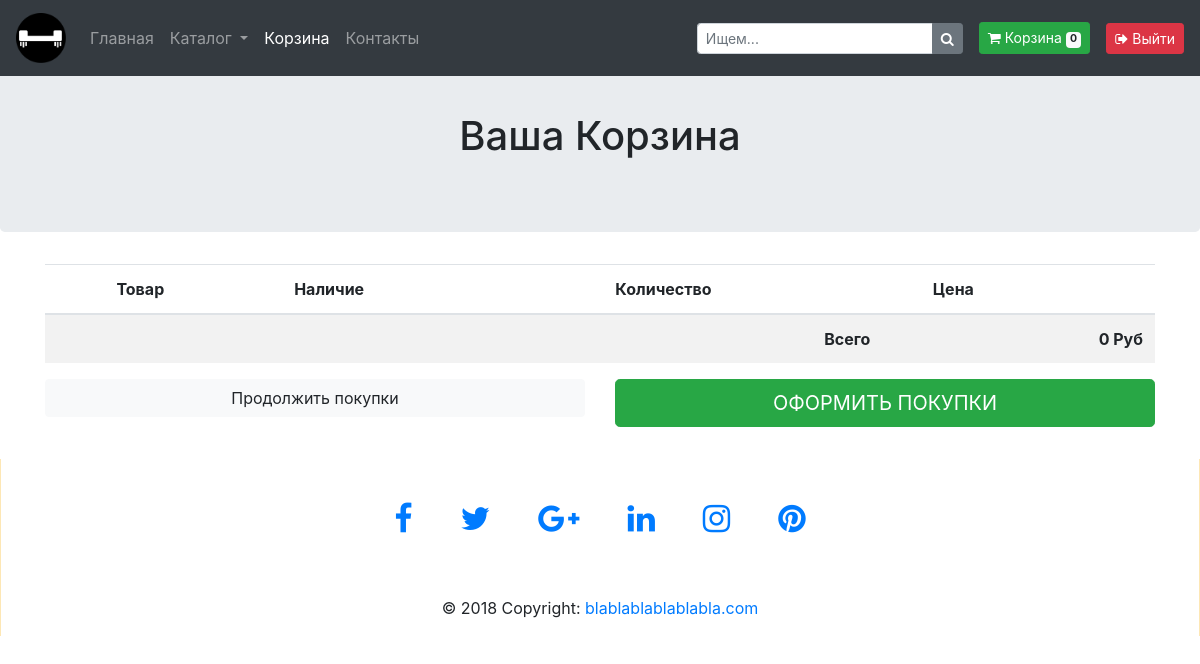
The page /basket/ (signed in) on the database as committed earlier.
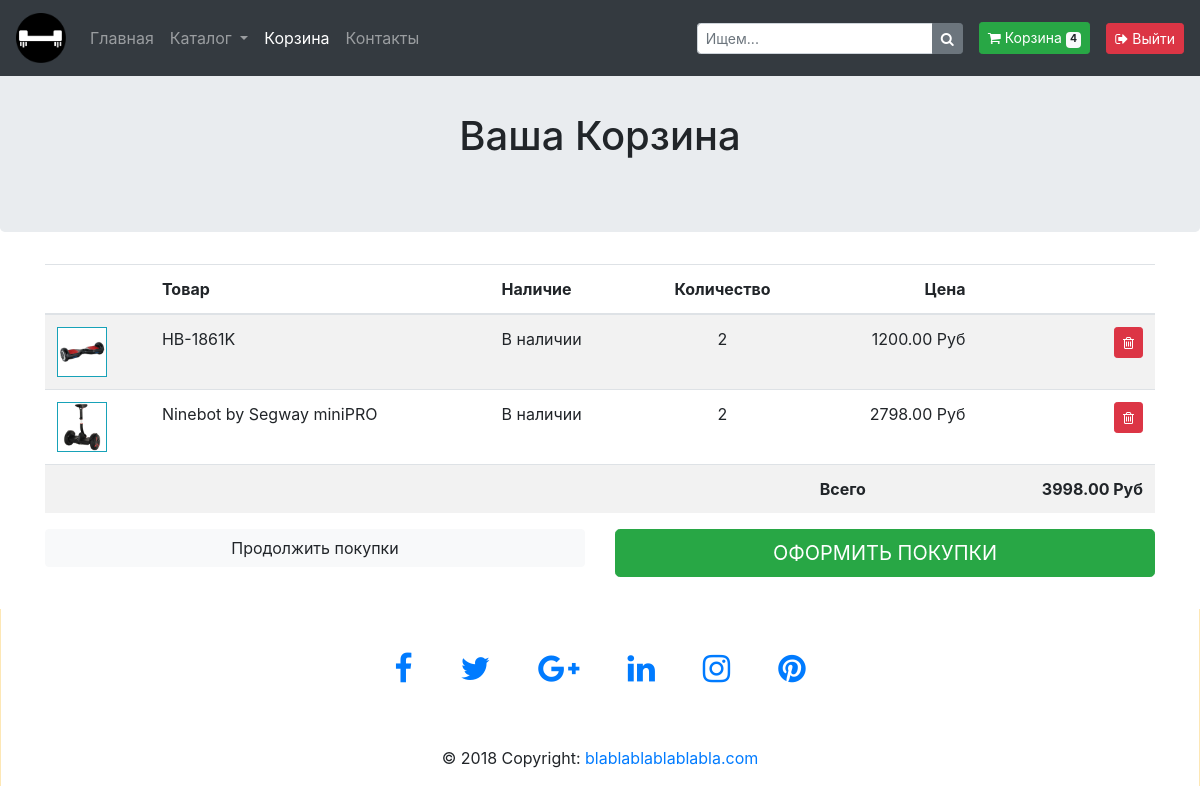
The same page on the database as committed later.
### basketapp/models.py (models this page shows)
class Basket(models.Model):
    product = models.ForeignKey(Catalogue, on_delete=models.CASCADE, related_name='basket')
    user = models.ForeignKey(settings.AUTH_USER_MODEL, on_delete=models.CASCADE)
    quantity = models.PositiveIntegerField(verbose_name='количество', default=0)
    add_datetime = models.DateTimeField(verbose_name='время', auto_now_add=True)
    def _get_total_quantity(self):
        _items = Basket.objects.filter(user=self.user)
        return sum(list(map(lambda x: x.quantity, _items)))
    def _get_total_price(self, old=False):
        _items = Basket.objects.filter(user=self.user)
        if old:
            _total_price = sum(list(map(lambda x: x.product.old_price * x.quantity, _items)))
        else:
            _total_price = sum(list(map(lambda x: x.product.price * x.quantity, _items)))
        return _total_price
    def _get_total_old_price(self):
        temp = self._get_total_price(old=True)
        if not temp:
            temp = self._get_total_price()
        return temp
    total_quantity = property(_get_total_quantity)
    total_price = property(_get_total_price)
    total_old_price = property(_get_total_old_price)

### authapp/models.py (models this page shows)
class ShopUser(AbstractUser):
    profile_pic = models.ImageField(verbose_name='изображение профиля', upload_to='profiles_pic', blank=True)
    age = models.PositiveSmallIntegerField(verbose_name='возраст')

### mainapp/models.py (models this page shows, shortened)
class Catalogue(models.Model):
    category = models.ForeignKey(ProductCategory, on_delete=models.CASCADE)
    name = models.CharField(verbose_name="Название продукта", max_length=200, unique=True)
    image = models.ImageField(verbose_name="Изображение продукта", upload_to='products_images', blank=True)
    short_desc = models.CharField(verbose_name="Краткое описание", max_length=60, blank=True)
    description = models.TextField(verbose_name="Детальное описание", blank=True)
    price = models.DecimalField(verbose_name="Текущая цена", max_digits=8, decimal_places=2, default=0)
    old_price = models.DecimalField(verbose_name="Старая цена", max_digits=8, decimal_places=2, default=0)
    sale = models.PositiveIntegerField(verbose_name="Скида", default=0)
    new_product = models.BooleanField(verbose_name="Новый товар", default=False)
    storage = models.PositiveIntegerField(verbose_name="Остатки на складе", default=0)

### basketapp/views.py (the view)
# urls.py: path('', basket, name='main'),
def basket(request):
    context = {
        'title': 'корзина'
    }
    context.update(get_cart(request))
    return render(request, 'basketapp/basket.html', context)

### basketapp/templatetags/mult.py (called while the page is built)
@register.simple_tag()
def multiply(qty, unit_price, *args, **kwargs):
    return qty * unit_price

### basketapp/views.py (called while the page is built)
def get_cart(request):
    cart = []
    if request.user.is_authenticated:
        cart = Basket.objects.filter(user=request.user)
    common_data.update({'cart': cart})
    return common_data

### basketapp/templates/basketapp/basket.html (shortened to what this page needs)
{% extends 'mainapp/base.html' %}
{% load staticfiles %}
{% load mult %}
{% block mainsite %}
{% include 'mainapp/include/inc__navigation_menu.html/'%}
<br>
<br>
<section class="jumbotron text-center">
    <div class="container">
        <h1 class="jumbotron-heading">Ваша Корзина</h1>
    </div>
</section>
<div class="container mb-4">
    <div class="row">
        <div class="col-12">
            <div class="table-responsive">
                <table class="table table-striped">
                    <thead>
                    <tr>
                        <th scope="col"></th>
                        <th scope="col">Товар</th>
                        <th scope="col">Наличие</th>
                        <th scope="col" class="text-center">Количество</th>
                        <th scope="col" class="text-right">Цена</th>
                        <th></th>
                    </tr>
                    </thead>
                    <tbody>
                    {% for item in cart %}
                    <tr>
                        <td><img class="border border-info" style="height: 50px" src="/media/{{ item.product.image }}"/>
                        </td>
                        <td>{{ item.product.name }}</td>
                        <td>В наличии</td>
                        <td class="text-center">{{ item.quantity }}</td>
                        <td class="text-right">{% multiply item.product.price item.quantity %} Руб</td>
                        <td class="text-right">
                            <a href="{% url 'basket:remove' item.product.id %}" class="btn btn-sm btn-danger">
                                <i class="fa fa-trash-o"></i>
                            </a>
                        </td>
                    </tr>
                    {% endfor %}
                    <tr>
                        <td></td>
                        <td></td>
                        <td></td>
                        <td></td>
                        <td><strong>Всего</strong></td>
                        <td class="text-right"><strong>{% if cart %} {{ cart.0.total_price }} {% else %} 0 {% endif %}
                            Руб</strong></td>
                    </tr>
                    </tbody>
                </table>
            </div>
        </div>
        <div class="col mb-2">
            <div class="row">
                <div class="col-sm-12  col-md-6">
                    <button class="btn btn-block btn-light">Продолжить покупки</button>
                </div>
                <div class="col-sm-12 col-md-6 text-right">
                    <button class="btn btn-lg btn-block btn-success text-uppercase">Оформить покупки</button>
                </div>
            </div>
        </div>
    </div>
</div>
{% endblock %}

### mainapp/templates/mainapp/include/inc__navigation_menu.html (shortened to what this page needs)
{% load staticfiles %}
<nav class="navbar navbar-expand-md navbar-dark bg-dark nav_padding fixed-top">
    <a class="navbar-brand" href="{% url 'index' %}">
        <img src="{% static 'img/hover_board.png' %}" width="50" height="50" alt="">
    </a>
    <div class="collapse navbar-collapse" id="navbarNavAltMarkup">
        <div class="navbar-nav">
            <a class="nav-item nav-link {% if request.resolver_match.url_name == 'index'%} active {% endif %}"
               href="{% url 'index' %}">
                Главная
            </a>
            <li class="nav-item dropdown">
                <a class="nav-link dropdown-toggle
                        "
                   href="#" id="navbarDropdownMenuLink" data-toggle="dropdown"
                   aria-haspopup="true" aria-expanded="false">
                    Каталог
                </a>
            </li>
            <a class="nav-item nav-link {% if request.resolver_match.namespaces.0 == 'basket'%} active {% endif %}"
               href="{% url 'basket:main' %}">Корзина</a>
            <a class="nav-item nav-link {% if request.resolver_match.url_name == 'contacts'%} active {% endif %}"
               href="#">Контакты</a>
        </div>
    </div>
    <form class="form-inline my-2 my-lg-0">
        <div class="input-group input-group-sm">
            <input type="text" class="form-control" aria-label="Small" aria-describedby="inputGroup-sizing-sm"
                   placeholder="Ищем...">
            <div class="input-group-append">
                <button type="button" class="btn btn-secondary btn-number">
                    <i class="fa fa-search"></i>
                </button>
            </div>
        </div>
        <a class="btn btn-success btn-sm ml-3" href="{% url 'basket:main' %}">
            <i class="fa fa-shopping-cart"></i> Корзина
            <span class="badge badge-light">{% if cart %} {{ cart.0.total_quantity }} {% else %} 0 {% endif %}</span>
        </a>
        {% if user.is_authenticated %}
            <a class="btn btn-danger btn-sm ml-3" href="{% url 'auth:logout' %}">
                <i class="fa fa-sign-out"></i> Выйти
            </a>
        {% else %}
            <a class="btn btn-success btn-sm ml-3" href="{% url 'auth:auth' %}">
                <i class="fa fa-sign-in"></i> Войти
            </a>
        {% endif %}
    </form>
</nav>

Rows that differ between the two databases and show on the page:
added Basket: user+quantity "4", product.image (picture), product.name "HB-1861K", quantity "2", product+quantity "1200.00", user+product+quantity "3998.00"
added Basket: product.image (picture), product.name "Ninebot by Segway miniPRO", quantity "2", product+quantity "2798.00"
Other text that changed with them:
text no longer shown: "0 0"
